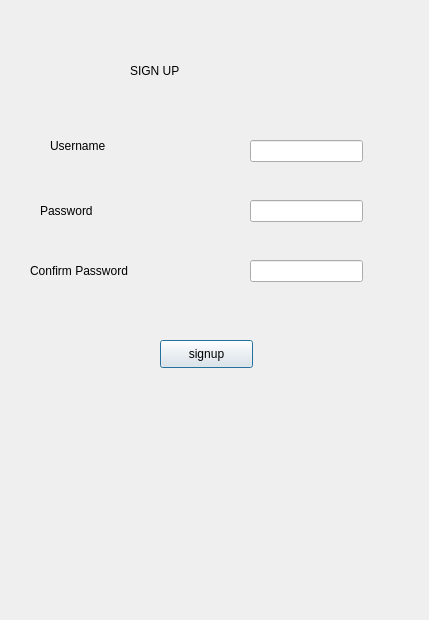
<?xml version="1.0" encoding="UTF-8"?>
<ui version="4.0">
 <class>Dialog</class>
 <widget class="QDialog" name="Dialog">
  <property name="geometry">
   <rect>
    <x>0</x>
    <y>0</y>
    <width>429</width>
    <height>620</height>
   </rect>
  </property>
  <property name="windowTitle">
   <string>Dialog</string>
  </property>
  <widget class="QLabel" name="label">
   <property name="geometry">
    <rect>
     <x>130</x>
     <y>30</y>
     <width>141</width>
     <height>81</height>
    </rect>
   </property>
   <property name="styleSheet">
    <string notr="true">font: 20pt &quot;MS Shell Dlg 2&quot;;</string>
   </property>
   <property name="text">
    <string>SIGN UP</string>
   </property>
  </widget>
  <widget class="QLabel" name="label_2">
   <property name="geometry">
    <rect>
     <x>50</x>
     <y>110</y>
     <width>101</width>
     <height>71</height>
    </rect>
   </property>
   <property name="styleSheet">
    <string notr="true">font: 12pt &quot;MS Shell Dlg 2&quot;;</string>
   </property>
   <property name="text">
    <string>Username</string>
   </property>
  </widget>
  <widget class="QLineEdit" name="email">
   <property name="geometry">
    <rect>
     <x>250</x>
     <y>140</y>
     <width>113</width>
     <height>22</height>
    </rect>
   </property>
  </widget>
  <widget class="QLabel" name="label_3">
   <property name="geometry">
    <rect>
     <x>50</x>
     <y>210</y>
     <width>101</width>
     <height>71</height>
    </rect>
   </property>
   <property name="styleSheet">
    <string notr="true">font: 75 20pt &quot;MS Shell Dlg 2&quot;;</string>
   </property>
   <property name="text">
    <string/>
   </property>
  </widget>
  <widget class="QLabel" name="label_4">
   <property name="geometry">
    <rect>
     <x>40</x>
     <y>170</y>
     <width>141</width>
     <height>81</height>
    </rect>
   </property>
   <property name="styleSheet">
    <string notr="true">font: 12pt &quot;MS Shell Dlg 2&quot;;</string>
   </property>
   <property name="text">
    <string>Password</string>
   </property>
  </widget>
  <widget class="QLineEdit" name="password">
   <property name="geometry">
    <rect>
     <x>250</x>
     <y>200</y>
     <width>113</width>
     <height>22</height>
    </rect>
   </property>
  </widget>
  <widget class="QPushButton" name="signupbutton">
   <property name="geometry">
    <rect>
     <x>160</x>
     <y>340</y>
     <width>93</width>
     <height>28</height>
    </rect>
   </property>
   <property name="text">
    <string>signup</string>
   </property>
  </widget>
  <widget class="QLineEdit" name="confirmpass">
   <property name="geometry">
    <rect>
     <x>250</x>
     <y>260</y>
     <width>113</width>
     <height>22</height>
    </rect>
   </property>
  </widget>
  <widget class="QLabel" name="label_5">
   <property name="geometry">
    <rect>
     <x>30</x>
     <y>230</y>
     <width>181</width>
     <height>81</height>
    </rect>
   </property>
   <property name="styleSheet">
    <string notr="true">font: 12pt &quot;MS Shell Dlg 2&quot;;</string>
   </property>
   <property name="text">
    <string>Confirm Password</string>
   </property>
  </widget>
  <widget class="QLabel" name="label_6">
   <property name="geometry">
    <rect>
     <x>50</x>
     <y>270</y>
     <width>101</width>
     <height>71</height>
    </rect>
   </property>
   <property name="styleSheet">
    <string notr="true">font: 12pt &quot;MS Shell Dlg 2&quot;;</string>
   </property>
   <property name="text">
    <string/>
   </property>
  </widget>
 </widget>
 <resources/>
 <connections/>
</ui>
